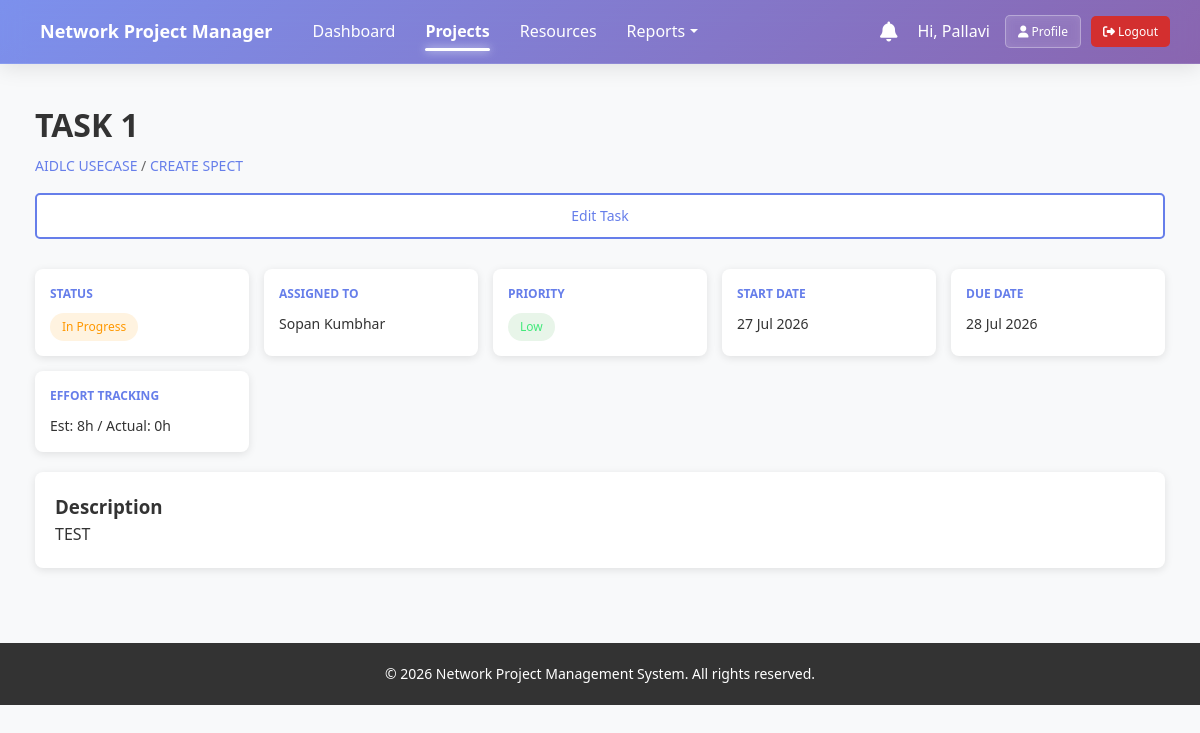
Screenshot of /tasks/1/ (signed in) with the database file from the repository.
### app/models.py (models this page shows, shortened)
class SubTask(models.Model):
    milestone = models.ForeignKey(Milestone, on_delete=models.CASCADE, related_name='sub_tasks')
    name = models.CharField(max_length=255)
    description = models.TextField(blank=True, null=True)
    assigned_to = models.ForeignKey(User, on_delete=models.SET_NULL, null=True, blank=True, related_name='assigned_tasks')
    start_date = models.DateField()
    due_date = models.DateField()
    status = models.CharField(max_length=20, choices=TASK_STATUS_CHOICES, default='not_started')
    priority = models.CharField(max_length=20, choices=PRIORITY_CHOICES, default='medium')
    estimated_effort = models.IntegerField(help_text="Estimated effort in hours", default=0)
    actual_effort = models.IntegerField(help_text="Actual effort in hours", default=0, blank=True)
    dependency = models.CharField(max_length=255, blank=True, null=True, help_text="Dependent task ID")
    comments = models.TextField(blank=True, null=True)
    created_at = models.DateTimeField(auto_now_add=True)
    updated_at = models.DateTimeField(auto_now=True)
    class Meta:
        ordering = ['due_date', 'priority']
        verbose_name = "Sub Task"
        verbose_name_plural = "Sub Tasks"
    @property
    def is_overdue(self):
        return self.due_date < timezone.now().date() and self.status not in ['completed', 'on_hold']

class Milestone(models.Model):
    project = models.ForeignKey(Project, on_delete=models.CASCADE, related_name='milestones')
    name = models.CharField(max_length=255)
    description = models.TextField(blank=True, null=True)
    baseline_delivery_date = models.DateField()
    actual_delivery_date = models.DateField(blank=True, null=True)
    status = models.CharField(max_length=20, choices=MILESTONE_STATUS_CHOICES, default='pending')
    completion_percentage = models.IntegerField(default=0, help_text="0-100")
    order = models.IntegerField(default=0)
    created_at = models.DateTimeField(auto_now_add=True)
    updated_at = models.DateTimeField(auto_now=True)
    class Meta:
        ordering = ['order', 'baseline_delivery_date']
        verbose_name = "Milestone"
        verbose_name_plural = "Milestones"

class Project(models.Model):
    project_id = models.CharField(max_length=50, unique=True)
    name = models.CharField(max_length=255)
    customer_name = models.CharField(max_length=255)
    project_manager = models.ForeignKey(User, on_delete=models.SET_NULL, null=True, related_name='managed_projects')
    start_date = models.DateField()
    end_date = models.DateField()
    status = models.CharField(max_length=20, choices=PROJECT_STATUS_CHOICES, default='not_started')
    priority = models.CharField(max_length=20, choices=PRIORITY_CHOICES, default='medium')
    description = models.TextField(blank=True, null=True)
    budget = models.DecimalField(max_digits=15, decimal_places=2, default=0)
    created_at = models.DateTimeField(auto_now_add=True)
    updated_at = models.DateTimeField(auto_now=True)
    is_archived = models.BooleanField(default=False)
    class Meta:
        ordering = ['-created_at']
        verbose_name = "Project"
        verbose_name_plural = "Projects"

### app/views.py (the view)
# urls.py: path('tasks/<int:task_id>/', views.subtask_detail, name='subtask_detail'),
@login_required
def subtask_detail(request, task_id):
    task = get_object_or_404(SubTask, id=task_id)
    return render(request, 'subtasks/subtask_detail.html', {'task': task})

### app/templates/subtasks/subtask_detail.html (shortened to what this page needs)
{% extends "base.html" %}
{% block content %}
<div class="task-detail">
    <div class="page-header">
        <div>
            <h1>{{ task.name }}</h1>
            <p class="breadcrumb">
                <a href="{% url 'project_detail' task.milestone.project.id %}">{{ task.milestone.project.name }}</a> /
                <a href="{% url 'milestone_detail' task.milestone.id %}">{{ task.milestone.name }}</a>
            </p>
        </div>
        <div class="header-actions">
            {% if user.profile.role in "admin,project_manager,engineer" %}
            <a href="{% url 'subtask_edit' task.id %}" class="btn btn-secondary">Edit Task</a>
            {% endif %}
        </div>
    </div>
    <div class="task-info-grid">
        <div class="info-card">
            <h4>Status</h4>
            <p><span class="badge badge-{{ task.status }}">{{ task.get_status_display }}</span></p>
        </div>
        <div class="info-card">
            <h4>Assigned To</h4>
            <p>{{ task.assigned_to.get_full_name|default:task.assigned_to.username|default:"Unassigned" }}</p>
        </div>
        <div class="info-card">
            <h4>Priority</h4>
            <p><span class="badge badge-{{ task.priority }}">{{ task.get_priority_display }}</span></p>
        </div>
        <div class="info-card">
            <h4>Start Date</h4>
            <p>{{ task.start_date|date:"d M Y" }}</p>
        </div>
        <div class="info-card">
            <h4>Due Date</h4>
            <p>{{ task.due_date|date:"d M Y" }}{% if task.is_overdue %}<br><span class="tag-overdue">OVERDUE</span>{% endif %}</p>
        </div>
        <div class="info-card">
            <h4>Effort Tracking</h4>
            <p>Est: {{ task.estimated_effort }}h / Actual: {{ task.actual_effort }}h</p>
        </div>
    </div>
    {% if task.description %}
    <div class="section">
        <h3>Description</h3>
        <p>{{ task.description }}</p>
    </div>
    {% endif %}
</div>
{% endblock %}

### app/templates/base.html (shortened to what this page needs)
<!DOCTYPE html>
<html lang="en">
<head>
    <link rel="stylesheet" href="/static/css/style.css">
    <link rel="stylesheet" href="https://cdnjs.cloudflare.com/ajax/libs/font-awesome/6.4.0/css/all.min.css">
</head>
<body>
    {% if user.is_authenticated %}
    <nav class="navbar">
        <div class="navbar-container">
            <div class="navbar-brand">
                <a href="{% url 'dashboard' %}" class="brand-logo">
                     Network Project Manager
                </a>
            </div>
            <ul class="navbar-menu" id="navbar-menu">
                <li><a href="{% url 'dashboard' %}" class="nav-link {% if request.resolver_match.url_name == 'dashboard' %}active{% endif %}">Dashboard</a></li>
                {% if user.profile.role in "admin,project_manager" %}
                <li><a href="{% url 'project_list' %}" class="nav-link {% if request.resolver_match.url_name in 'project_list,project_create,project_detail,project_edit,project_archive,milestone_create,milestone_detail,milestone_edit,milestone_delete,subtask_create,subtask_detail,subtask_edit,subtask_delete' %}active{% endif %}">Projects</a></li>
                <li><a href="{% url 'resource_list' %}" class="nav-link {% if request.resolver_match.url_name in 'resource_list,resource_detail' %}active{% endif %}">Resources</a></li>
                <li class="dropdown">
                    <a href="#" class="nav-link dropdown-toggle {% if request.resolver_match.url_name in 'project_status_report,milestone_report,delayed_tasks_report,resource_utilization_report' %}active{% endif %}">Reports</a>
                </li>
                {% endif %}
            </ul>
            <div class="navbar-right" id="navbar-right">
                <div class="notifications-container">
                    <a href="{% url 'notifications' %}" class="notification-bell">
                        <i class="fas fa-bell"></i>
                    </a>
                </div>
                <div class="user-actions">
                    <span class="greeting" style="color: white; margin-right: 15px; font-weight: 500;">Hi, {{ user.first_name|default:user.username }}</span>
                    <a href="{% url 'profile' %}" class="btn btn-glass btn-sm" style="margin-right: 10px;"><i class="fas fa-user"></i> Profile</a>
                    <a href="{% url 'logout' %}" class="btn btn-danger btn-sm"><i class="fas fa-sign-out-alt"></i> Logout</a>
                </div>
            </div>
        </div>
    </nav>
    {% endif %}
    <div class="container">
        {% block content %}{% endblock %}
    </div>
    <footer class="footer">
        <p>&copy; 2026 Network Project Management System. All rights reserved.</p>
    </footer>
</body>
</html>

### app/static/css/style.css (style rules this page uses)
* { margin: 0; padding: 0; box-sizing: border-box; }
:root { --primary-color: #667eea; --secondary-color: #764ba2; --success-color: #43e97b; --warning-color: #f093fb; --danger-color: #d32f2f; --info-color: #4facfe; --light-bg: #f5f7fa; --border-color: #e0e0e0; --text-dark: #333333; --text-light: #666666; }
body { font-family: 'Segoe UI', Tahoma, Geneva, Verdana, sans-serif; background-color: #f8f9fa; color: var(--text-dark); line-height: 1.6; }
html, body { height: 100%; }
.navbar { background: rgba(102, 126, 234, 0.85); background: linear-gradient(135deg, rgba(102, 126, 234, 0.85) 0%, rgba(118, 75, 162, 0.85) 100%); backdrop-filter: blur(12px); -webkit-backdrop-filter: blur(12px); border-bottom: 1px solid rgba(255, 255, 255, 0.1); color: white; box-shadow: 0 4px 20px rgba(0, 0, 0, 0.1); position: sticky; top: 0; z-index: 100; }
.navbar-container { display: flex; justify-content: space-between; align-items: center; padding: 15px 30px; max-width: 100%; }
.navbar-brand { font-size: 18px; font-weight: 600; }
.brand-logo { color: white; text-decoration: none; display: flex; align-items: center; gap: 10px; }
.navbar-menu { display: flex; list-style: none; gap: 30px; flex: 1; margin-left: 40px; }
.nav-link { color: white; text-decoration: none; transition: all 0.3s ease; position: relative; padding-bottom: 5px; }
.nav-link.active { opacity: 1; font-weight: 600; }
.nav-link.active::after { content: ''; position: absolute; bottom: -4px; left: 0; width: 100%; height: 3px; background-color: white; border-radius: 2px; box-shadow: 0 0 8px rgba(255, 255, 255, 0.8); }
.navbar-right { display: flex; align-items: center; gap: 20px; }
.notification-bell { position: relative; font-size: 20px; cursor: pointer; color: white; text-decoration: none; }
.dropdown { position: relative; }
.dropdown-toggle::after { content: ''; display: inline-block; width: 0; height: 0; margin-left: 5px; vertical-align: 0.255em; border-top: 0.3em solid; border-right: 0.3em solid transparent; border-bottom: 0; border-left: 0.3em solid transparent; }
.container { max-width: 1400px; margin: 0 auto; padding: 20px; flex: 1; }
.btn { padding: 10px 16px; border: none; border-radius: 5px; cursor: pointer; font-size: 14px; text-decoration: none; display: inline-block; transition: all 0.3s; font-weight: 500; }
.btn-secondary { background: white; color: var(--primary-color); border: 2px solid var(--primary-color); }
.btn-danger { background: var(--danger-color); color: white; }
.btn-sm { padding: 6px 12px; font-size: 12px; }
.badge { display: inline-block; padding: 4px 12px; border-radius: 20px; font-size: 12px; font-weight: 500; text-transform: capitalize; }
.badge-warning, .badge-in_progress { background: #fff3e0; color: #ff9800; }
.badge-low { background: #e8f5e9; color: var(--success-color); }
.page-header { display: flex; justify-content: space-between; align-items: center; margin-bottom: 30px; flex-wrap: wrap; gap: 15px; }
.page-header h1 { font-size: 32px; color: var(--text-dark); margin: 0; }
.header-actions { display: flex; gap: 10px; }
.footer { background: #333; color: white; text-align: center; padding: 20px; margin-top: 40px; }
.footer p { margin: 0; font-size: 14px; }
.container { padding: 15px; }
.page-header { flex-direction: column; align-items: flex-start; }
.header-actions { width: 100%; }
.header-actions .btn { width: 100%; text-align: center; }
.btn-glass { background: rgba(255, 255, 255, 0.2); backdrop-filter: blur(4px); -webkit-backdrop-filter: blur(4px); color: white; border: 1px solid rgba(255, 255, 255, 0.3); transition: all 0.3s ease; }
.user-actions { display: flex; align-items: center; }

### app/templates/subtasks/subtask_detail.html (style rules this page uses)
.task-detail { padding: 20px; }
.breadcrumb { color: #666; margin: 5px 0 0 0; font-size: 14px; }
.breadcrumb a { color: #667eea; text-decoration: none; }
.task-info-grid { display: grid; grid-template-columns: repeat(auto-fit, minmax(200px, 1fr)); gap: 15px; margin: 20px 0; }
.info-card { background: white; padding: 15px; border-radius: 8px; box-shadow: 0 2px 8px rgba(0, 0, 0, 0.1); }
.info-card h4 { margin: 0 0 10px 0; color: #667eea; font-size: 12px; text-transform: uppercase; }
.info-card p { margin: 0; font-size: 14px; font-weight: 500; }
.section { background: white; padding: 20px; border-radius: 8px; margin-top: 20px; box-shadow: 0 2px 8px rgba(0, 0, 0, 0.1); }

### rows the page displays
SubTask: name "TASK 1", milestone.project.name "AIDLC USECASE", milestone.name "CREATE SPECT", status "In Progress", assigned_to.get_full_name "Sopan Kumbhar", priority "Low", start_date "27 Jul 2026", due_date "28 Jul 2026", estimated_effort "8", actual_effort "0", description "TEST"

### other values shown
{{ user.first_name|default:user.username }} "Pallavi"
